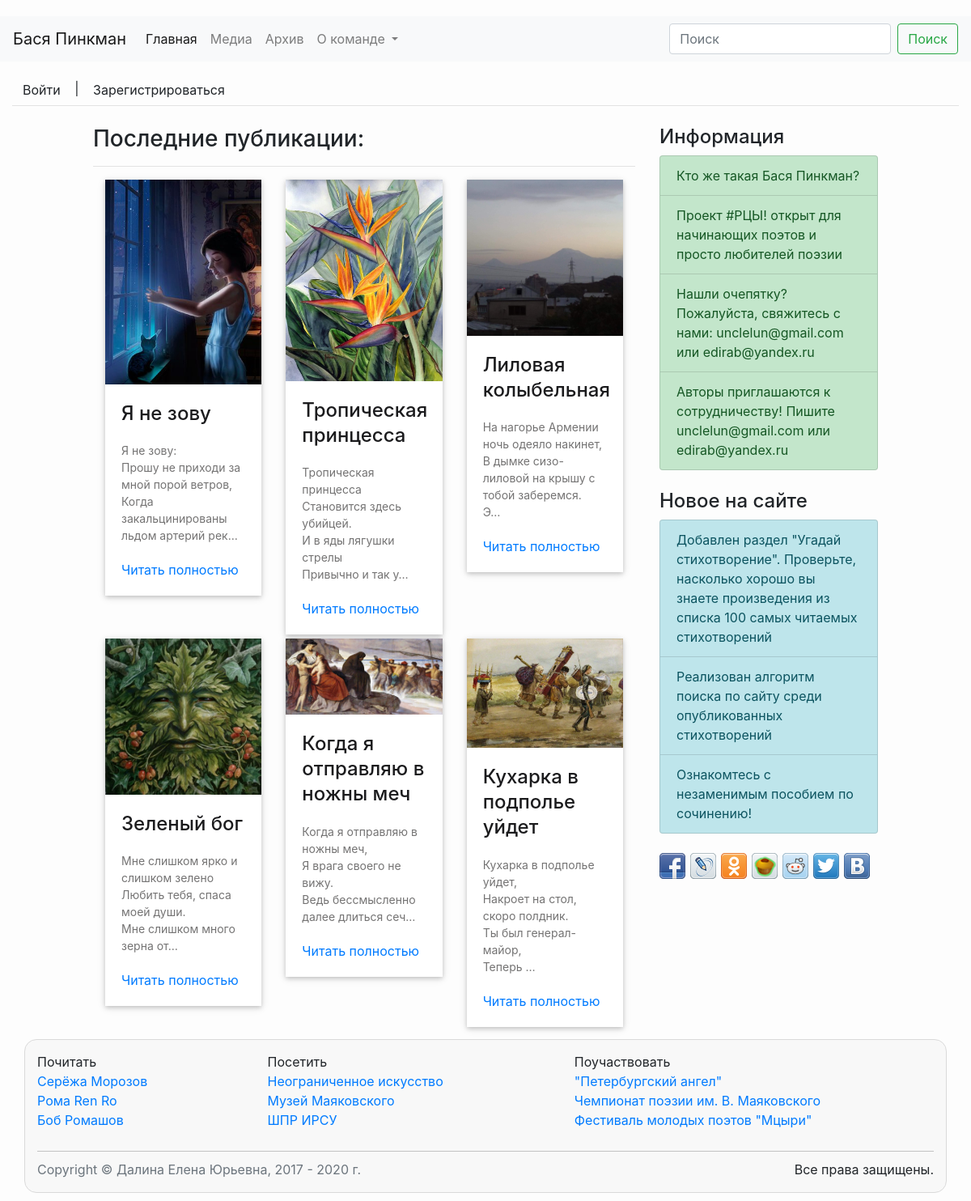
The app's page /poetry/ with its own data.
### poetry/models.py (models this page shows, shortened)
class Poem(models.Model):
    title = models.CharField(max_length=100)
    text = models.TextField()
    image = models.ImageField(default='default.jpg', upload_to='img/')
    date_added = models.DateTimeField(auto_now_add=True)

class sideBarInfo(models.Model):
    is_active = models.BooleanField(default=True)
    text = models.CharField(max_length=512)
    link = models.CharField(max_length=512, default=None)
    date_added = models.DateTimeField(default=timezone.now())
    priority = models.IntegerField(default=0)

### poetry/views.py (the view)
# urls.py: path('', index),
def index(request):
    latestPoems = Poem.objects.order_by('-date_added')[:6]
    sideBarElems = sideBar()
    context = {"latestPoems": latestPoems,
               "sideBarElems": sideBarElems}
    return render(request, 'poetry/index.html', context)

### poetry/views.py (called while the page is built)
def sideBar():
    sideBarElements = sideBarInfo.objects.filter(is_active=True).order_by('-priority')
    return sideBarElements

### poetry/templates/poetry/index.html (shortened to what this page needs)
{% extends "poetry/base.html" %}
{% block content %}
    <div class="col-12 col-sm-12 col-md-12 col-lg-11 col-xl-7">
    <h3>Последние публикации: </h3>
    <hr/>
    {% include 'poetry/cards_for_main.html' %}
    </div>
    <div class="col-12 col-sm-12 col-md-10 col-lg-8 col-xl-3">
        {% include 'poetry/../sidebarInfo.html' %}
        <br/>
        {% include 'poetry/../sidebarAdds.html' %}
        <br/>
        <div class="socialButtons "></div>
    </div>
{% endblock content %}

### poetry/templates/poetry/cards_for_main.html
{% block cards %}
{% load static %}
<section class="details-card">
    <div class="container">
        <div class="row">
            {% for poem in latestPoems %}
                <div class="col-12 col-sm-6 col-md-6 col-lg-4">
                    <div class="card-content">
                        <div class="card-img">
                            <a href="{{ poem.id }}">
                                <img src = "{{ poem.image.url }}" alt = "">
                            </a>
                        </div>
                        <div class="card-desc">
                            <h3>{{ poem.title }}</h3>
                            <p>{{ poem.text |  linebreaks | truncatechars:100 }}</p>
                            <a href="{{ poem.id }}">Читать полностью</a>
                        </div>
                    </div>
                </div>
            {% endfor %}
        </div>
    </div>
</section>
{% endblock cards %}

### poetry/templates/sidebarInfo.html
       <h4 class="page-header">Информация</h4>
       <ul class="list-group">
           {% for elem in sideBarElems %}
               <a href="{{ elem.link }}" class="list-group-item list-group-item-success">{{ elem.text }}</a>
           {% empty %}
               <a href="#" class="list-group-item list-group-item-info"> Пока что ничего важного не случилось...</a>
           {% endfor %}
       </ul>

### static/css/custom.css (style rules this page uses)
.details-card { background: #ecfof1; }
.card-content { background: #ffffff; border: 4px; box-shadow: 0 2px 5px 0 rgba(0, 0, 0, .16), 0 2px 10px 0 rgba(0,0,0, .12); margin-bottom: 5px; }
.card-img { position: relative; overflow: hidden; border-radius: 0; z-index: 1; }
.card-img img { width: 100%; height: auto; display: block; }
.card-desc { padding: 1.25rem; }
.card-desc h3 { color: #1b1b1d; font-size: 1.5em; line-height: 1.3em; margin-top: 0; margin-bottom: 5px; padding: 0; }
.card-desc p { color: #747373; font-size: 14px; font-weight: 400; line-height: 1.5; margin: 0; margin-bottom: 20px; padding: 0; }

### static/css/comments.css (style rules this page uses)
body { margin-top:20px; background:#FDFDFD; }

### records on screen
Poem: image (picture), title "Я не зову", text "Я не зову: Прошу не приходи за мной порой ветров, Когда закальцинированы льдом артерий рек…"
Poem: image (picture), title "Тропическая принцесса", text "Тропическая принцесса Становится здесь убийцей. И в яды лягушки стрелы Привычно и так у…"
Poem: image (picture), title "Лиловая колыбельная", text "На нагорье Армении ночь одеяло накинет, В дымке сизо-лиловой на крышу с тобой заберемся. Э…"
Poem: image (picture), title "Зеленый бог", text "Мне слишком ярко и слишком зелено Любить тебя, спаса моей души. Мне слишком много зерна от…"
Poem: image (picture), title "Когда я отправляю в ножны меч", text "Когда я отправляю в ножны меч, Я врага своего не вижу. Ведь бессмысленно далее длиться сеч…"
Poem: image (picture), title "Кухарка в подполье уйдет", text "Кухарка в подполье уйдет, Накроет на стол, скоро полдник. Ты был генерал-майор, Теперь …"
sideBarInfo: text "Кто же такая Бася Пинкман?"
sideBarInfo: text "Проект #РЦЫ! открыт для начинающих поэтов и просто любителей поэзии"
sideBarInfo: text "Нашли очепятку? Пожалуйста, свяжитесь с нами: unclelun@gmail.com или edirab@yandex.ru"
sideBarInfo: text "Авторы приглашаются к сотрудничеству! Пишите unclelun@gmail.com или edirab@yandex.ru"
